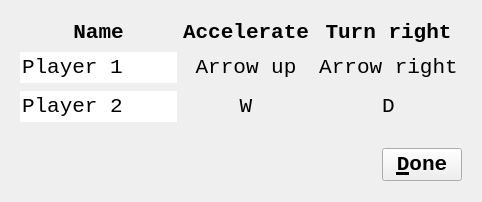
<?xml version="1.0" encoding="UTF-8"?>
<ui version="4.0">
 <class>QtBoenkenControlsDialog</class>
 <widget class="QDialog" name="QtBoenkenControlsDialog">
  <property name="geometry">
   <rect>
    <x>0</x>
    <y>0</y>
    <width>482</width>
    <height>202</height>
   </rect>
  </property>
  <property name="font">
   <font>
    <family>Courier New</family>
    <pointsize>16</pointsize>
   </font>
  </property>
  <property name="windowTitle">
   <string>Set up controls</string>
  </property>
  <property name="windowIcon">
   <iconset resource="GameBoenken.qrc">
    <normaloff>:/images/R.png</normaloff>:/images/R.png</iconset>
  </property>
  <layout class="QVBoxLayout" name="verticalLayout">
   <item>
    <widget class="QWidget" name="widget" native="true">
     <layout class="QGridLayout" name="gridLayout">
      <item row="1" column="0">
       <widget class="QLineEdit" name="edit_name1">
        <property name="sizePolicy">
         <sizepolicy hsizetype="Preferred" vsizetype="Fixed">
          <horstretch>0</horstretch>
          <verstretch>0</verstretch>
         </sizepolicy>
        </property>
        <property name="autoFillBackground">
         <bool>false</bool>
        </property>
        <property name="text">
         <string>Player 1</string>
        </property>
        <property name="frame">
         <bool>false</bool>
        </property>
       </widget>
      </item>
      <item row="1" column="1">
       <widget class="QPushButton" name="button_accelerate_1">
        <property name="sizePolicy">
         <sizepolicy hsizetype="Preferred" vsizetype="Fixed">
          <horstretch>0</horstretch>
          <verstretch>0</verstretch>
         </sizepolicy>
        </property>
        <property name="text">
         <string>Arrow up</string>
        </property>
        <property name="flat">
         <bool>true</bool>
        </property>
       </widget>
      </item>
      <item row="1" column="2">
       <widget class="QPushButton" name="button_turn_1">
        <property name="sizePolicy">
         <sizepolicy hsizetype="Preferred" vsizetype="Fixed">
          <horstretch>0</horstretch>
          <verstretch>0</verstretch>
         </sizepolicy>
        </property>
        <property name="text">
         <string>Arrow right</string>
        </property>
        <property name="flat">
         <bool>true</bool>
        </property>
       </widget>
      </item>
      <item row="2" column="0">
       <widget class="QLineEdit" name="edit_name2">
        <property name="sizePolicy">
         <sizepolicy hsizetype="Preferred" vsizetype="Fixed">
          <horstretch>0</horstretch>
          <verstretch>0</verstretch>
         </sizepolicy>
        </property>
        <property name="autoFillBackground">
         <bool>false</bool>
        </property>
        <property name="text">
         <string>Player 2</string>
        </property>
        <property name="frame">
         <bool>false</bool>
        </property>
       </widget>
      </item>
      <item row="2" column="1">
       <widget class="QPushButton" name="button_accelerate_2">
        <property name="sizePolicy">
         <sizepolicy hsizetype="Preferred" vsizetype="Fixed">
          <horstretch>0</horstretch>
          <verstretch>0</verstretch>
         </sizepolicy>
        </property>
        <property name="text">
         <string>W</string>
        </property>
        <property name="flat">
         <bool>true</bool>
        </property>
       </widget>
      </item>
      <item row="2" column="2">
       <widget class="QPushButton" name="button_turn_2">
        <property name="sizePolicy">
         <sizepolicy hsizetype="Preferred" vsizetype="Fixed">
          <horstretch>0</horstretch>
          <verstretch>0</verstretch>
         </sizepolicy>
        </property>
        <property name="text">
         <string>D</string>
        </property>
        <property name="flat">
         <bool>true</bool>
        </property>
       </widget>
      </item>
      <item row="0" column="0">
       <widget class="QLabel" name="label_player_name">
        <property name="font">
         <font>
          <weight>75</weight>
          <bold>true</bold>
         </font>
        </property>
        <property name="text">
         <string>Name</string>
        </property>
        <property name="alignment">
         <set>Qt::AlignCenter</set>
        </property>
       </widget>
      </item>
      <item row="0" column="1">
       <widget class="QLabel" name="label_accelerate">
        <property name="font">
         <font>
          <weight>75</weight>
          <bold>true</bold>
         </font>
        </property>
        <property name="text">
         <string>Accelerate</string>
        </property>
        <property name="alignment">
         <set>Qt::AlignCenter</set>
        </property>
       </widget>
      </item>
      <item row="0" column="2">
       <widget class="QLabel" name="label_turn">
        <property name="font">
         <font>
          <weight>75</weight>
          <bold>true</bold>
         </font>
        </property>
        <property name="text">
         <string>Turn right</string>
        </property>
        <property name="alignment">
         <set>Qt::AlignCenter</set>
        </property>
       </widget>
      </item>
     </layout>
    </widget>
   </item>
   <item>
    <widget class="QWidget" name="widget_done" native="true">
     <layout class="QHBoxLayout" name="horizontalLayout_4">
      <item>
       <spacer name="horizontalSpacer">
        <property name="orientation">
         <enum>Qt::Horizontal</enum>
        </property>
        <property name="sizeHint" stdset="0">
         <size>
          <width>477</width>
          <height>20</height>
         </size>
        </property>
       </spacer>
      </item>
      <item>
       <widget class="QPushButton" name="button_done">
        <property name="font">
         <font>
          <weight>75</weight>
          <bold>true</bold>
         </font>
        </property>
        <property name="text">
         <string>&amp;Done</string>
        </property>
       </widget>
      </item>
     </layout>
    </widget>
   </item>
  </layout>
 </widget>
 <resources>
  <include location="GameBoenken.qrc"/>
 </resources>
 <connections/>
</ui>
